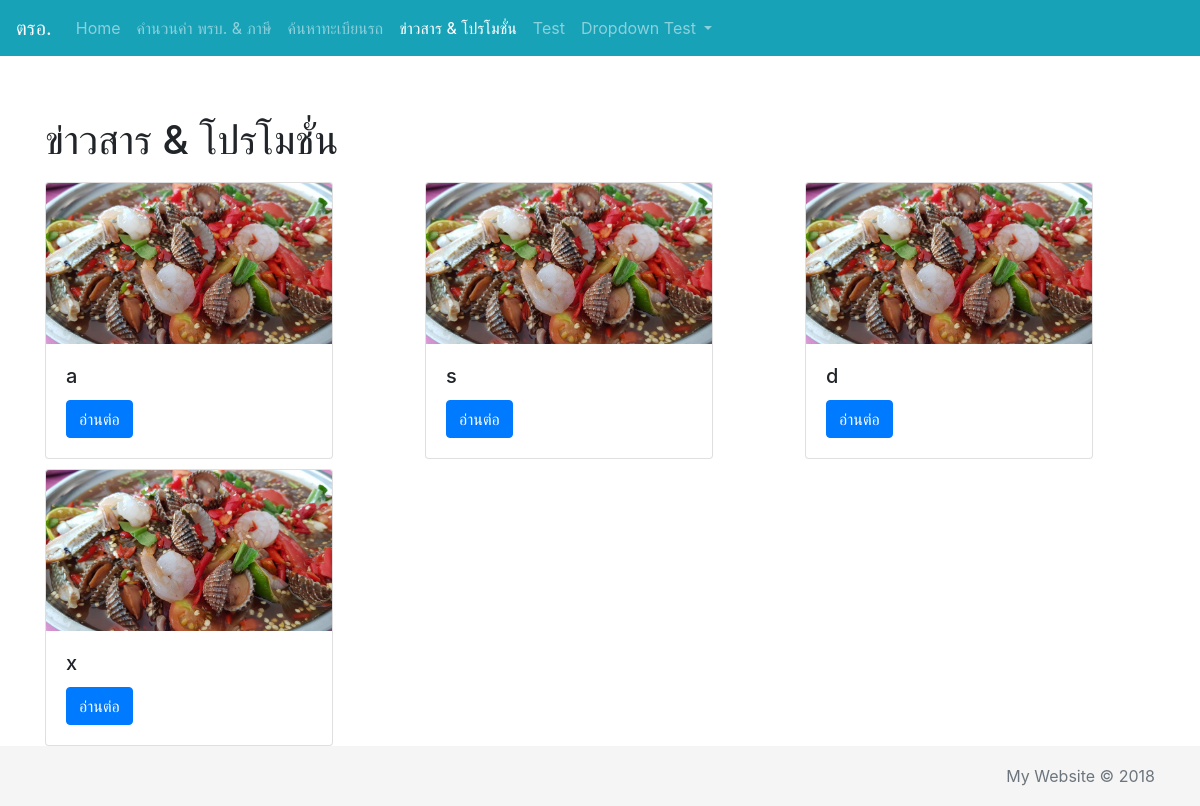
Screenshot of /index.php?menu=promotion with the database file from the repository.
### tables this page shows
CREATE TABLE `tb_promotion` (
  `id` int(11) NOT NULL,
  `title` text NOT NULL,
  `picture` text NOT NULL COMMENT 'ภาพประกอบ',
  `detail` text NOT NULL,
  `time_reg` timestamp NOT NULL DEFAULT current_timestamp()
);

### promotion.php (the view, shortened to what this page needs)
<?php
$sql = "
    SELECT * FROM tb_promotion ORDER BY(id) DESC
";
$rs = mysqli_query($conn, $sql);
?>
<h1>ข่าวสาร & โปรโมชั่น</h1>
<div class="row">
    <?php
    $index = 1;
    while($row = mysqli_fetch_array($rs)){
    ?>
    <div class="col-md-4">
        <div class="card" style="width: 18rem; margin-top: 10px">
            <img class="card-img-top" src="upload/<?=$row['picture']?>" alt="Card image cap">
            <div class="card-body">
                <h5 class="card-title"><?=$row['title']?></h5>
                <button type="button" class="btn btn-primary" data-toggle="modal" data-target="#show<?=$index?>">
                อ่านต่อ
                </button>
            </div>
        </div>
    </div>
    <?php
        $index++;
    }
    ?>
</div>

### assets/css/sticky-footer-navbar.css (style rules this page uses)
html { position: relative; min-height: 100%; }
body { margin-bottom: 60px; }

### rows the page displays
tb_promotion: picture (picture), title "a"
tb_promotion: picture (picture), title "s"
tb_promotion: picture (picture), title "d"
tb_promotion: picture (picture), title "x"
